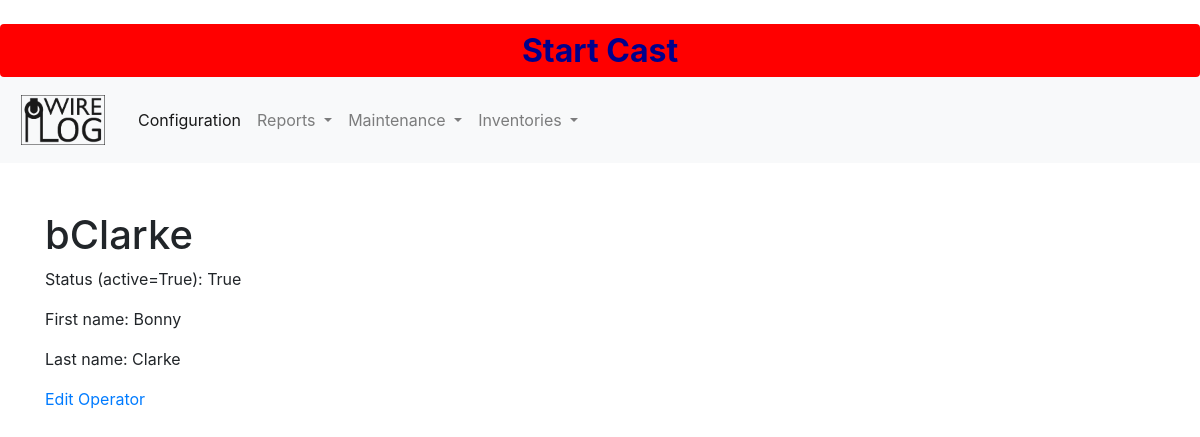
The page /wwdb/configuration/operator/15/operatordetail on the database its author committed.
### wwdb/models.py (models this page shows, shortened)
class WinchOperator(models.Model):
    id = models.AutoField(db_column='Id', primary_key=True, blank=True, null=False)
    status = models.BooleanField(db_column='Status', blank=True, null=True, verbose_name='Status')
    firstname = models.TextField(db_column='FirstName', blank=True, null=True, verbose_name='First name', validators=[validate_commas])
    lastname = models.TextField(db_column='LastName', blank=True, null=True, verbose_name='Last name', validators=[validate_commas])
    username = models.TextField(db_column='UserName', blank=True, null=True, verbose_name='User name', validators=[validate_commas])
    class Meta:
        managed = True
        db_table = 'WinchOperator'
        verbose_name_plural = "WinchOperator"
        ordering = ['username']

### wwdb/views.py (the view)
# urls.py: path('configuration/operator/<int:pk>/operatordetail', OperatorDetail.as_view(), name='operatordetail'),
class OperatorDetail(DetailView):
    model = WinchOperator
    template_name="wwdb/configuration/operatordetail.html"

### context_processors.py (called while the page is built)
def cast_context(request):
    return {'last': Cast.objects.last()}

### wwdb/templates/wwdb/configuration/operatordetail.html (shortened to what this page needs)
{% extends "wwdb/base.html" %}
{% block content %}
<div class="winchoperator-entry">
    <h1>{{winchoperator.username}}</h1>
    <p>Status (active=True): {{winchoperator.status}}</p>
    <p>First name: {{winchoperator.firstname}}</p>
    <p>Last name: {{winchoperator.lastname}}</p>
</div>
<a href="{% url 'operatoredit' winchoperator.pk %}"> Edit Operator</a>
{% endblock content %}

### rows shown on the page
WinchOperator: username "bClarke", status "True", firstname "Bonny", lastname "Clarke"
